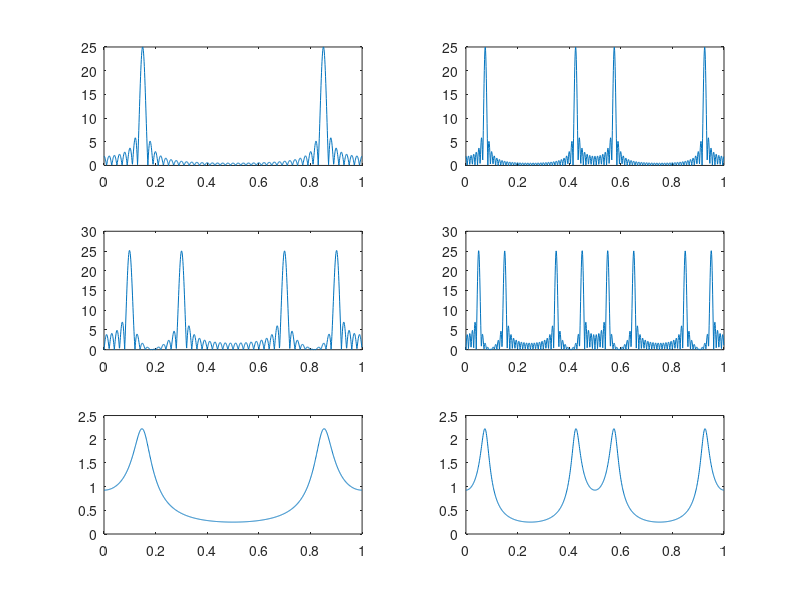
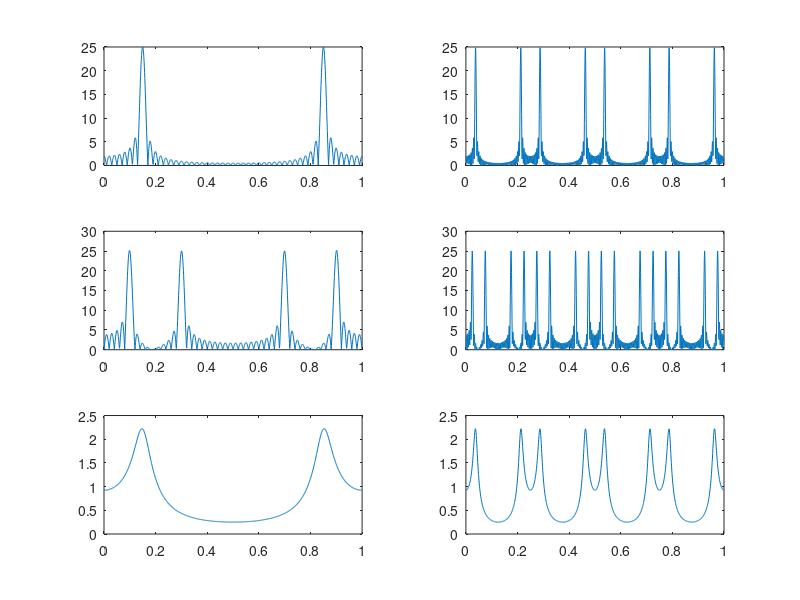

Here is the MATLAB script that generated these plots, in order:
clear all, close all
N = 51; 
n = 0:N-1; 
x1 = sin(2*pi*0.15*n); 
x2 = sin(2*pi*0.1*n) + sin(2*pi*0.3*n); 
x3 = x1.*0.8.^n; 
M = 2; 
y1 = upsample(x1,M); 
L1 = length(y1); 
y2 = upsample(x2,M); 
L2 = length(y2); 
y3 = upsample(x3,M); 
L3 = length(y3); 
f = 0:1/1024:(1024-1)/1024;
figure(1)
subplot(3,2,1)
X1=fft(x1, 1024);
plot(f, abs(X1));
subplot(3,2,2)
Y1=fft(y1, 1024);
plot(f, abs(Y1));
subplot(3,2,3)
X2=fft(x2, 1024);
plot(f, abs(X2));
subplot(3,2,4)
Y2=fft(y2, 1024);
plot(f, abs(Y2));
subplot(3,2,5)
X3=fft(x3, 1024);
plot(f, abs(X3));
subplot(3,2,6)
Y3=fft(y3, 1024);
plot(f, abs(Y3));

M = 4; 
y1 = upsample(x1,M); 
L1 = length(y1); 
y2 = upsample(x2,M); 
L2 = length(y2); 
y3 = upsample(x3,M); 
L3 = length(y3); 
f = 0:1/1024:(1024-1)/1024;
figure(2)
subplot(3,2,1)
X1=fft(x1, 1024);
plot(f, abs(X1));
subplot(3,2,2)
Y1=fft(y1, 1024);
plot(f, abs(Y1));
subplot(3,2,3)
X2=fft(x2, 1024);
plot(f, abs(X2));
subplot(3,2,4)
Y2=fft(y2, 1024);
plot(f, abs(Y2));
subplot(3,2,5)
X3=fft(x3, 1024);
plot(f, abs(X3));
subplot(3,2,6)
Y3=fft(y3, 1024);
plot(f, abs(Y3));